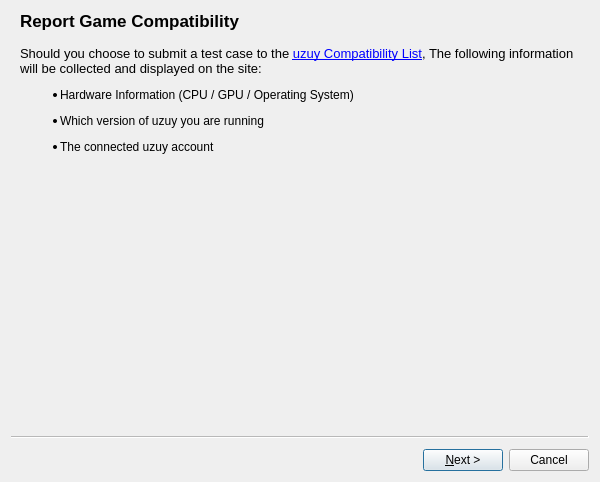
<?xml version="1.0" encoding="UTF-8"?>
<ui version="4.0">
 <class>CompatDB</class>
 <widget class="QWizard" name="CompatDB">
  <property name="geometry">
   <rect>
    <x>0</x>
    <y>0</y>
    <width>600</width>
    <height>482</height>
   </rect>
  </property>
  <property name="minimumSize">
   <size>
    <width>500</width>
    <height>410</height>
   </size>
  </property>
  <property name="windowTitle">
   <string>Report Compatibility</string>
  </property>
  <property name="options">
   <set>QWizard::DisabledBackButtonOnLastPage|QWizard::HelpButtonOnRight|QWizard::NoBackButtonOnStartPage</set>
  </property>
  <widget class="QWizardPage" name="wizard_Info">
   <property name="title">
    <string>Report Game Compatibility</string>
   </property>
   <attribute name="pageId">
    <string notr="true">0</string>
   </attribute>
   <layout class="QVBoxLayout" name="verticalLayout">
    <item>
     <widget class="QLabel" name="lbl_Spiel">
      <property name="text">
       <string>&lt;html&gt;&lt;head/&gt;&lt;body&gt;&lt;p&gt;&lt;span style=&quot; font-size:10pt;&quot;&gt;Should you choose to submit a test case to the &lt;/span&gt;&lt;a href=&quot;https://uzuy-emu.org/game/&quot;&gt;&lt;span style=&quot; font-size:10pt; text-decoration: underline; color:#0000ff;&quot;&gt;uzuy Compatibility List&lt;/span&gt;&lt;/a&gt;&lt;span style=&quot; font-size:10pt;&quot;&gt;, The following information will be collected and displayed on the site:&lt;/span&gt;&lt;/p&gt;&lt;ul style=&quot;margin-top: 0px; margin-bottom: 0px; margin-left: 0px; margin-right: 0px; -qt-list-indent: 1;&quot;&gt;&lt;li style=&quot; margin-top:12px; margin-bottom:12px; margin-left:0px; margin-right:0px; -qt-block-indent:0; text-indent:0px;&quot;&gt;Hardware Information (CPU / GPU / Operating System)&lt;/li&gt;&lt;li style=&quot; margin-top:12px; margin-bottom:12px; margin-left:0px; margin-right:0px; -qt-block-indent:0; text-indent:0px;&quot;&gt;Which version of uzuy you are running&lt;/li&gt;&lt;li style=&quot; margin-top:12px; margin-bottom:12px; margin-left:0px; margin-right:0px; -qt-block-indent:0; text-indent:0px;&quot;&gt;The connected uzuy account&lt;/li&gt;&lt;/ul&gt;&lt;/body&gt;&lt;/html&gt;</string>
      </property>
      <property name="wordWrap">
       <bool>true</bool>
      </property>
      <property name="openExternalLinks">
       <bool>true</bool>
      </property>
     </widget>
    </item>
    <item>
     <spacer name="verticalSpacer_2">
      <property name="orientation">
       <enum>Qt::Vertical</enum>
      </property>
      <property name="sizeHint" stdset="0">
       <size>
        <width>20</width>
        <height>0</height>
       </size>
      </property>
     </spacer>
    </item>
   </layout>
  </widget>
  <widget class="QWizardPage" name="wizard_GameBoot">
   <property name="title">
    <string>Report Game Compatibility</string>
   </property>
   <attribute name="pageId">
    <string notr="true">1</string>
   </attribute>
   <layout class="QFormLayout" name="formLayout1">
    <item row="0" column="0" colspan="2">
     <widget class="QLabel" name="lbl_Independent1">
      <property name="font">
       <font>
        <pointsize>10</pointsize>
       </font>
      </property>
      <property name="text">
       <string>&lt;html&gt;&lt;head/&gt;&lt;body&gt;&lt;p&gt;Does the game boot?&lt;/p&gt;&lt;/body&gt;&lt;/html&gt;</string>
      </property>
      <property name="wordWrap">
       <bool>true</bool>
      </property>
     </widget>
    </item>
    <item row="1" column="0" colspan="2">
     <spacer name="verticalSpacer1">
      <property name="orientation">
       <enum>Qt::Vertical</enum>
      </property>
      <property name="sizeHint" stdset="0">
       <size>
        <width>20</width>
        <height>0</height>
       </size>
      </property>
     </spacer>
    </item>
    <item row="2" column="0">
     <widget class="QRadioButton" name="radioButton_GameBoot_Yes">
      <property name="text">
       <string>Yes   The game starts to output video or audio</string>
      </property>
     </widget>
    </item>
    <item row="4" column="0">
     <widget class="QRadioButton" name="radioButton_GameBoot_No">
      <property name="text">
       <string>No    The game doesn't get past the &quot;Launching...&quot; screen</string>
      </property>
     </widget>
    </item>
   </layout>
  </widget>
  <widget class="QWizardPage" name="wizard_GamePlay">
   <property name="title">
    <string>Report Game Compatibility</string>
   </property>
   <attribute name="pageId">
    <string notr="true">2</string>
   </attribute>
   <layout class="QFormLayout" name="formLayout2">
    <item row="2" column="0">
     <widget class="QRadioButton" name="radioButton_Gameplay_Yes">
      <property name="text">
       <string>Yes   The game gets past the intro/menu and into gameplay</string>
      </property>
     </widget>
    </item>
    <item row="4" column="0">
     <widget class="QRadioButton" name="radioButton_Gameplay_No">
      <property name="text">
       <string>No    The game crashes or freezes while loading or using the menu</string>
      </property>
     </widget>
    </item>
    <item row="0" column="0" colspan="2">
     <widget class="QLabel" name="lbl_Independent2">
      <property name="font">
       <font>
        <pointsize>10</pointsize>
       </font>
      </property>
      <property name="text">
       <string>&lt;html&gt;&lt;head/&gt;&lt;body&gt;&lt;p&gt;Does the game reach gameplay?&lt;/p&gt;&lt;/body&gt;&lt;/html&gt;</string>
      </property>
      <property name="wordWrap">
       <bool>true</bool>
      </property>
     </widget>
    </item>
    <item row="1" column="0" colspan="2">
     <spacer name="verticalSpacer2">
      <property name="orientation">
       <enum>Qt::Vertical</enum>
      </property>
      <property name="sizeHint" stdset="0">
       <size>
        <width>20</width>
        <height>0</height>
       </size>
      </property>
     </spacer>
    </item>
   </layout>
  </widget>
  <widget class="QWizardPage" name="wizard_NoFreeze">
   <property name="title">
    <string>Report Game Compatibility</string>
   </property>
   <attribute name="pageId">
    <string notr="true">3</string>
   </attribute>
   <layout class="QFormLayout" name="formLayout3">
    <item row="2" column="0">
     <widget class="QRadioButton" name="radioButton_NoFreeze_Yes">
      <property name="text">
       <string>Yes   The game works without crashes</string>
      </property>
     </widget>
    </item>
    <item row="4" column="0">
     <widget class="QRadioButton" name="radioButton_NoFreeze_No">
      <property name="text">
       <string>No    The game crashes or freezes during gameplay</string>
      </property>
     </widget>
    </item>
    <item row="0" column="0" colspan="2">
     <widget class="QLabel" name="lbl_Independent3">
      <property name="font">
       <font>
        <pointsize>10</pointsize>
       </font>
      </property>
      <property name="text">
       <string>&lt;html&gt;&lt;head/&gt;&lt;body&gt;&lt;p&gt;Does the game work without crashing, freezing or locking up during gameplay?&lt;/p&gt;&lt;/body&gt;&lt;/html&gt;</string>
      </property>
      <property name="wordWrap">
       <bool>true</bool>
      </property>
     </widget>
    </item>
    <item row="1" column="0" colspan="2">
     <spacer name="verticalSpacer3">
      <property name="orientation">
       <enum>Qt::Vertical</enum>
      </property>
      <property name="sizeHint" stdset="0">
       <size>
        <width>20</width>
        <height>0</height>
       </size>
      </property>
     </spacer>
    </item>
   </layout>
  </widget>
  <widget class="QWizardPage" name="wizard_Complete">
   <property name="title">
    <string>Report Game Compatibility</string>
   </property>
   <attribute name="pageId">
    <string notr="true">4</string>
   </attribute>
   <layout class="QFormLayout" name="formLayout4">
    <item row="2" column="0">
     <widget class="QRadioButton" name="radioButton_Complete_Yes">
      <property name="text">
       <string>Yes   The game can be finished without any workarounds</string>
      </property>
     </widget>
    </item>
    <item row="4" column="0">
     <widget class="QRadioButton" name="radioButton_Complete_No">
      <property name="text">
       <string>No    The game can't progress past a certain area</string>
      </property>
     </widget>
    </item>
    <item row="0" column="0" colspan="2">
     <widget class="QLabel" name="lbl_Independent4">
      <property name="font">
       <font>
        <pointsize>10</pointsize>
       </font>
      </property>
      <property name="text">
       <string>&lt;html&gt;&lt;head/&gt;&lt;body&gt;&lt;p&gt;Is the game completely playable from start to finish?&lt;/p&gt;&lt;/body&gt;&lt;/html&gt;</string>
      </property>
      <property name="wordWrap">
       <bool>true</bool>
      </property>
     </widget>
    </item>
    <item row="1" column="0" colspan="2">
     <spacer name="verticalSpacer4">
      <property name="orientation">
       <enum>Qt::Vertical</enum>
      </property>
      <property name="sizeHint" stdset="0">
       <size>
        <width>20</width>
        <height>0</height>
       </size>
      </property>
     </spacer>
    </item>
   </layout>
  </widget>
  <widget class="QWizardPage" name="wizard_Graphical">
   <property name="title">
    <string>Report Game Compatibility</string>
   </property>
   <attribute name="pageId">
    <string notr="true">5</string>
   </attribute>
   <layout class="QFormLayout" name="formLayout5">
    <item row="2" column="0">
     <widget class="QRadioButton" name="radioButton_Graphical_Major">
      <property name="text">
       <string>Major   The game has major graphical errors</string>
      </property>
     </widget>
    </item>
    <item row="4" column="0">
     <widget class="QRadioButton" name="radioButton_Graphical_Minor">
      <property name="text">
       <string>Minor   The game has minor graphical errors</string>
      </property>
     </widget>
    </item>
    <item row="6" column="0">
     <widget class="QRadioButton" name="radioButton_Graphical_No">
      <property name="text">
       <string>None     Everything is rendered as it looks on the Nintendo Switch</string>
      </property>
     </widget>
    </item>
    <item row="0" column="0" colspan="2">
     <widget class="QLabel" name="lbl_Independent5">
      <property name="font">
       <font>
        <pointsize>10</pointsize>
       </font>
      </property>
      <property name="text">
       <string>&lt;html&gt;&lt;head/&gt;&lt;body&gt;&lt;p&gt;Does the game have any graphical glitches?&lt;/p&gt;&lt;/body&gt;&lt;/html&gt;</string>
      </property>
      <property name="wordWrap">
       <bool>true</bool>
      </property>
     </widget>
    </item>
    <item row="1" column="0" colspan="2">
     <spacer name="verticalSpacer5">
      <property name="orientation">
       <enum>Qt::Vertical</enum>
      </property>
      <property name="sizeHint" stdset="0">
       <size>
        <width>20</width>
        <height>0</height>
       </size>
      </property>
     </spacer>
    </item>
   </layout>
  </widget>
  <widget class="QWizardPage" name="wizard_Audio">
   <property name="title">
    <string>Report Game Compatibility</string>
   </property>
   <attribute name="pageId">
    <string notr="true">6</string>
   </attribute>
   <layout class="QFormLayout" name="formLayout6">
    <item row="2" column="0">
     <widget class="QRadioButton" name="radioButton_Audio_Major">
      <property name="text">
       <string>Major   The game has major audio errors</string>
      </property>
     </widget>
    </item>
    <item row="4" column="0">
     <widget class="QRadioButton" name="radioButton_Audio_Minor">
      <property name="text">
       <string>Minor   The game has minor audio errors</string>
      </property>
     </widget>
    </item>
    <item row="6" column="0">
     <widget class="QRadioButton" name="radioButton_Audio_No">
      <property name="text">
       <string>None     Audio is played perfectly</string>
      </property>
     </widget>
    </item>
    <item row="0" column="0" colspan="2">
     <widget class="QLabel" name="lbl_Independent6">
      <property name="font">
       <font>
        <pointsize>10</pointsize>
       </font>
      </property>
      <property name="text">
       <string>&lt;html&gt;&lt;head/&gt;&lt;body&gt;&lt;p&gt;Does the game have any audio glitches / missing effects?&lt;/p&gt;&lt;/body&gt;&lt;/html&gt;</string>
      </property>
      <property name="wordWrap">
       <bool>true</bool>
      </property>
     </widget>
    </item>
    <item row="1" column="0" colspan="2">
     <spacer name="verticalSpacer6">
      <property name="orientation">
       <enum>Qt::Vertical</enum>
      </property>
      <property name="sizeHint" stdset="0">
       <size>
        <width>20</width>
        <height>0</height>
       </size>
      </property>
     </spacer>
    </item>
   </layout>
  </widget>
  <widget class="QWizardPage" name="wizard_ThankYou">
   <property name="title">
    <string>Thank you for your submission!</string>
   </property>
   <attribute name="pageId">
    <string notr="true">7</string>
   </attribute>
  </widget>
 </widget>
 <resources/>
 <connections/>
</ui>
